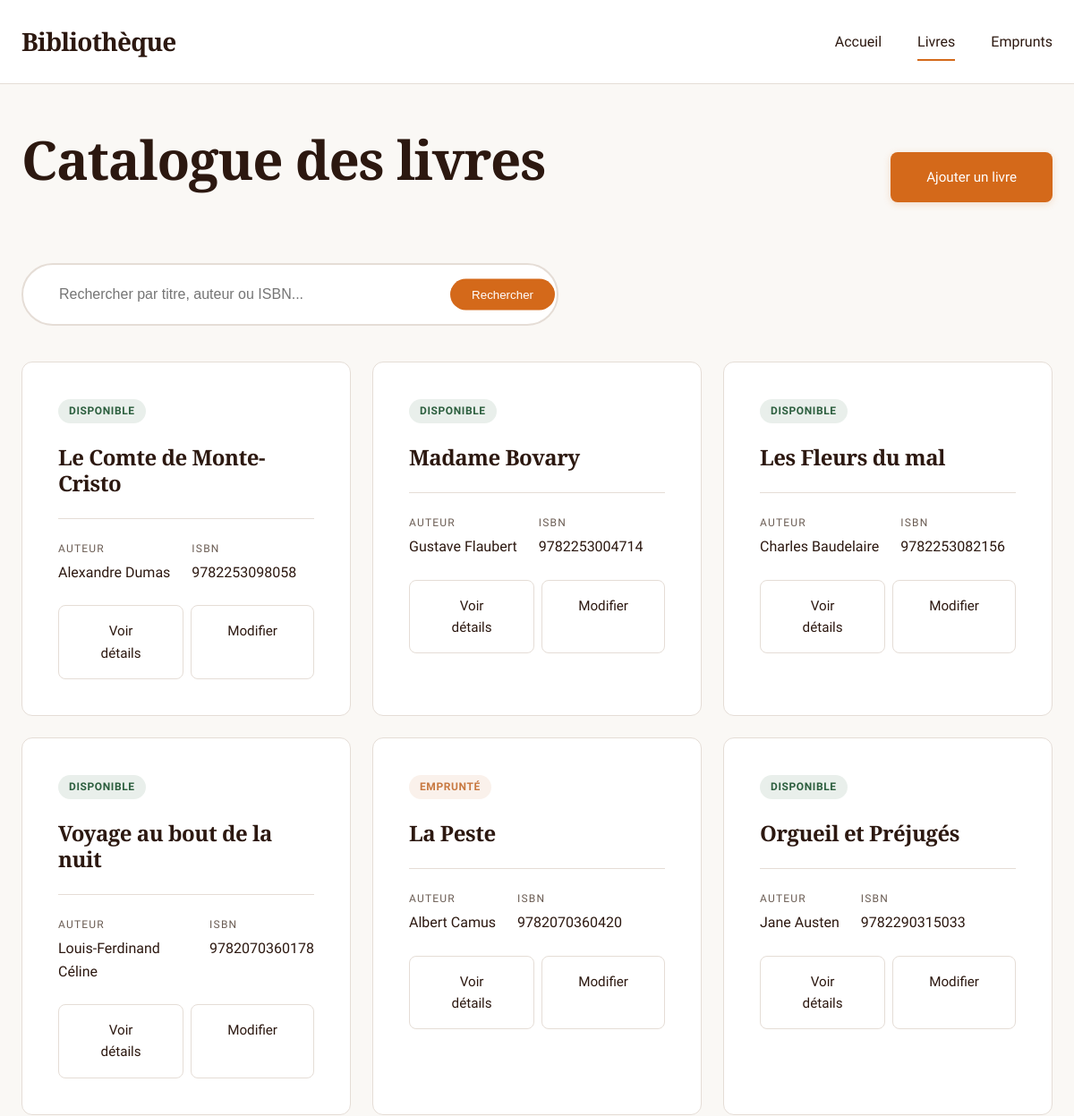
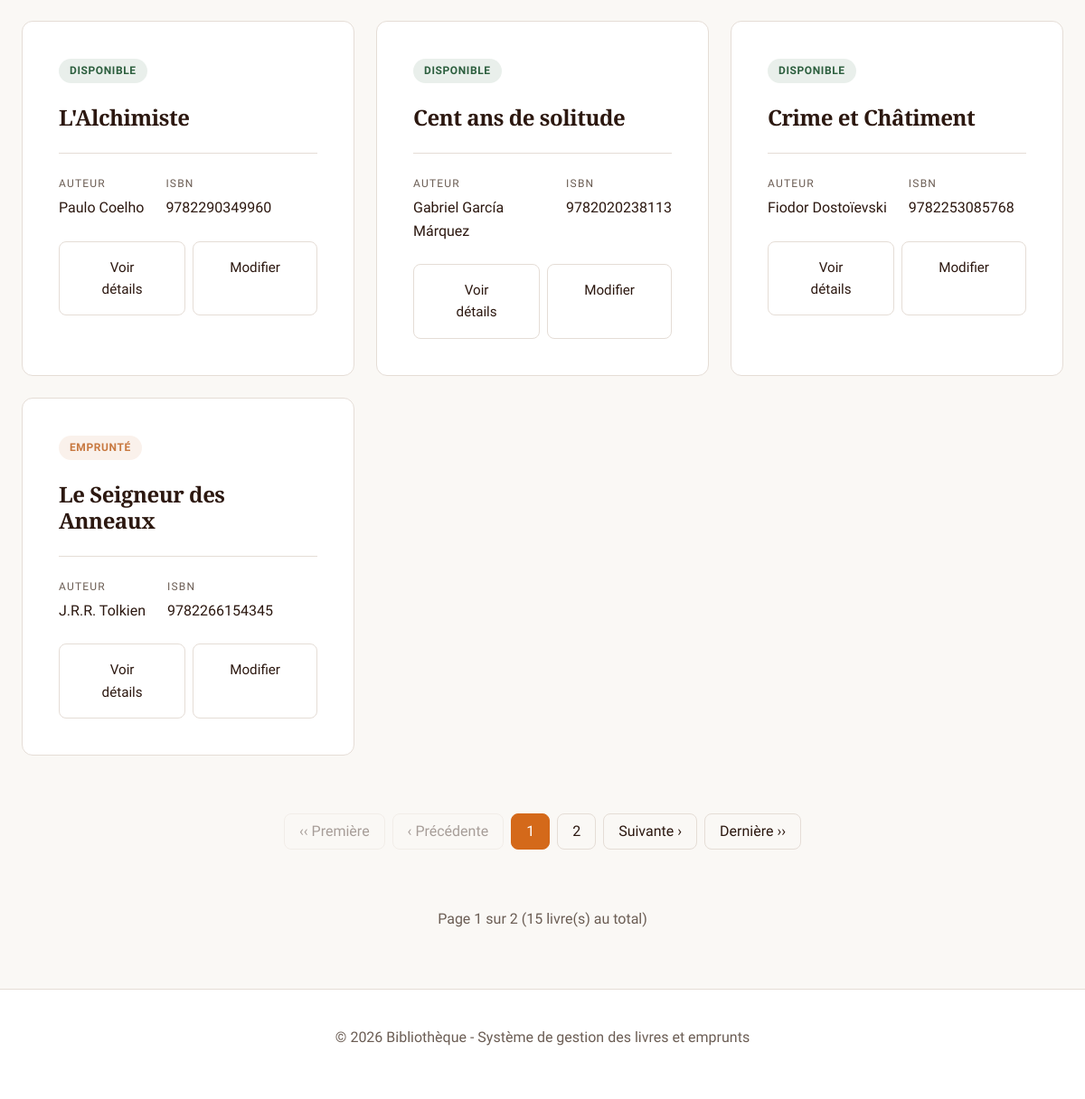
/livres/, run on the app's committed database (2 pictures, top to bottom).
### livres/models.py (models this page shows, shortened)
class Livre(models.Model):
    titre = models.CharField(max_length=200, verbose_name="Titre")
    auteur = models.CharField(max_length=200, verbose_name="Auteur")
    isbn = models.CharField(max_length=13, unique=True, verbose_name="ISBN")
    created_at = models.DateTimeField(auto_now_add=True)
    updated_at = models.DateTimeField(auto_now=True)
    class Meta:
        verbose_name = "Livre"
        verbose_name_plural = "Livres"
        ordering = ['-created_at']
    def est_disponible(self):
        derniers_emprunts = self.emprunts.filter(
            date_retour__isnull=True
        ).exists()
        return not derniers_emprunts

### livres/views.py (the view)
# urls.py: path('livres/', views.livre_list, name='livre_list'),
def livre_list(request):
    query = request.GET.get('q', '')
    livres = Livre.objects.all()
    if query:
        livres = livres.filter(
            Q(titre__icontains=query) |
            Q(auteur__icontains=query) |
            Q(isbn__icontains=query)
        )
    paginator = Paginator(livres, 10)  # 10 livres par page
    page_number = request.GET.get('page')
    page_obj = paginator.get_page(page_number)
    context = {
        'page_obj': page_obj,
        'query': query,
    }
    return render(request, 'livres/livre_list.html', context)

### livres/templates/livres/livre_list.html (shortened to what this page needs)
{% extends 'livres/base.html' %}
{% block content %}
<div class="container" style="margin-top: 3rem;">
    <div class="header-actions">
        <h1>Catalogue des livres</h1>
        <a href="{% url 'livre_create' %}" class="btn btn-primary">Ajouter un livre</a>
    </div>
    <div class="search-bar">
        <form method="get" style="position: relative;">
            <input
                type="text"
                name="q"
                class="search-input"
                placeholder="Rechercher par titre, auteur ou ISBN..."
                value="{{ query }}"
            >
            <button type="submit" class="search-btn">Rechercher</button>
        </form>
    </div>
    {% if page_obj %}
    <div class="livre-grid">
        {% for livre in page_obj %}
        <div class="livre-card fade-in">
            {% if livre.est_disponible %}
            <span class="livre-status disponible">Disponible</span>
            {% else %}
            <span class="livre-status emprunte">Emprunté</span>
            {% endif %}
            <h3 class="card-title" style="margin-top: 0.5rem; margin-bottom: 0.5rem;">
                <a href="{% url 'livre_detail' livre.pk %}" style="color: var(--color-primary);">
                    {{ livre.titre }}
                </a>
            </h3>
            <div class="card-meta">
                <div class="card-meta-item">
                    <span class="card-meta-label">Auteur</span>
                    <span class="card-meta-value">{{ livre.auteur }}</span>
                </div>
                <div class="card-meta-item">
                    <span class="card-meta-label">ISBN</span>
                    <span class="card-meta-value">{{ livre.isbn }}</span>
                </div>
            </div>
            <div style="margin-top: 1.5rem; display: flex; gap: 0.5rem;">
                <a href="{% url 'livre_detail' livre.pk %}" class="btn btn-secondary" style="flex: 1;">Voir détails</a>
                <a href="{% url 'livre_update' livre.pk %}" class="btn btn-secondary">Modifier</a>
            </div>
        </div>
        {% endfor %}
    </div>
    {% if page_obj.has_other_pages %}
    <nav>
        <ul class="pagination">
            {% if page_obj.has_previous %}
            <li>
                <a href="?page=1{% if query %}&q={{ query }}{% endif %}" class="page-link">‹‹ Première</a>
            </li>
            <li>
                <a href="?page={{ page_obj.previous_page_number }}{% if query %}&q={{ query }}{% endif %}" class="page-link">‹ Précédente</a>
            </li>
            {% else %}
            <li>
                <span class="page-link disabled">‹‹ Première</span>
            </li>
            <li>
                <span class="page-link disabled">‹ Précédente</span>
            </li>
            {% endif %}
            {% for num in page_obj.paginator.page_range %}
                {% if page_obj.number == num %}
                <li>
                    <span class="page-link active">{{ num }}</span>
                </li>
                {% elif num > page_obj.number|add:'-3' and num < page_obj.number|add:'3' %}
                <li>
                    <a href="?page={{ num }}{% if query %}&q={{ query }}{% endif %}" class="page-link">{{ num }}</a>
                </li>
                {% endif %}
            {% endfor %}
            {% if page_obj.has_next %}
            <li>
                <a href="?page={{ page_obj.next_page_number }}{% if query %}&q={{ query }}{% endif %}" class="page-link">Suivante ›</a>
            </li>
            <li>
                <a href="?page={{ page_obj.paginator.num_pages }}{% if query %}&q={{ query }}{% endif %}" class="page-link">Dernière ››</a>
            </li>
            {% endif %}
        </ul>
    </nav>
    <p style="text-align: center; color: var(--color-text-muted); margin-top: 1rem;">
        Page {{ page_obj.number }} sur {{ page_obj.paginator.num_pages }}
        ({{ page_obj.paginator.count }} livre(s) au total)
    </p>
    {% endif %}
    {% endif %}
</div>
{% endblock %}

### livres/templates/livres/base.html (shortened to what this page needs)
{% load static %}
<!DOCTYPE html>
<html lang="fr">
<head>
    <link rel="stylesheet" href="{% static 'css/style.css' %}">
</head>
<body>
    <nav class="navbar">
        <div class="container">
            <a href="{% url 'index' %}" class="navbar-brand">Bibliothèque</a>
            <ul class="navbar-nav">
                <li><a href="{% url 'index' %}" class="nav-link {% if request.resolver_match.url_name == 'index' %}active{% endif %}">Accueil</a></li>
                <li><a href="{% url 'livre_list' %}" class="nav-link {% if 'livre' in request.resolver_match.url_name %}active{% endif %}">Livres</a></li>
                <li><a href="{% url 'emprunt_list' %}" class="nav-link {% if 'emprunt' in request.resolver_match.url_name %}active{% endif %}">Emprunts</a></li>
            </ul>
        </div>
    </nav>
    <main>
        {% block content %}{% endblock %}
    </main>
    <footer class="footer">
        <div class="container">
            <p>&copy; 2026 Bibliothèque - Système de gestion des livres et emprunts</p>
        </div>
    </footer>
</body>
</html>

### data on the page
Livre: shows "DISPONIBLE", titre "Le Comte de Monte-Cristo", auteur "Alexandre Dumas", isbn "9782253098058"
Livre: shows "DISPONIBLE", titre "Madame Bovary", auteur "Gustave Flaubert", isbn "9782253004714"
Livre: shows "DISPONIBLE", titre "Les Fleurs du mal", auteur "Charles Baudelaire", isbn "9782253082156"
Livre: shows "DISPONIBLE", titre "Voyage au bout de la nuit", auteur "Louis-Ferdinand Céline", isbn "9782070360178"
Livre: shows "EMPRUNTÉ", titre "La Peste", auteur "Albert Camus", isbn "9782070360420"
Livre: shows "DISPONIBLE", titre "Orgueil et Préjugés", auteur "Jane Austen", isbn "9782290315033"
Livre: shows "DISPONIBLE", titre "L'Alchimiste", auteur "Paulo Coelho", isbn "9782290349960"
Livre: shows "DISPONIBLE", titre "Cent ans de solitude", auteur "Gabriel García Márquez", isbn "9782020238113"
Livre: shows "DISPONIBLE", titre "Crime et Châtiment", auteur "Fiodor Dostoïevski", isbn "9782253085768"
Livre: shows "EMPRUNTÉ", titre "Le Seigneur des Anneaux", auteur "J.R.R. Tolkien", isbn "9782266154345"

### other printed values
{{ num }} "1"
{{ num }} "2"
{{ page_obj.number }} "1"
{{ page_obj.paginator.num_pages }} "2"
{{ page_obj.paginator.count }} "15"
